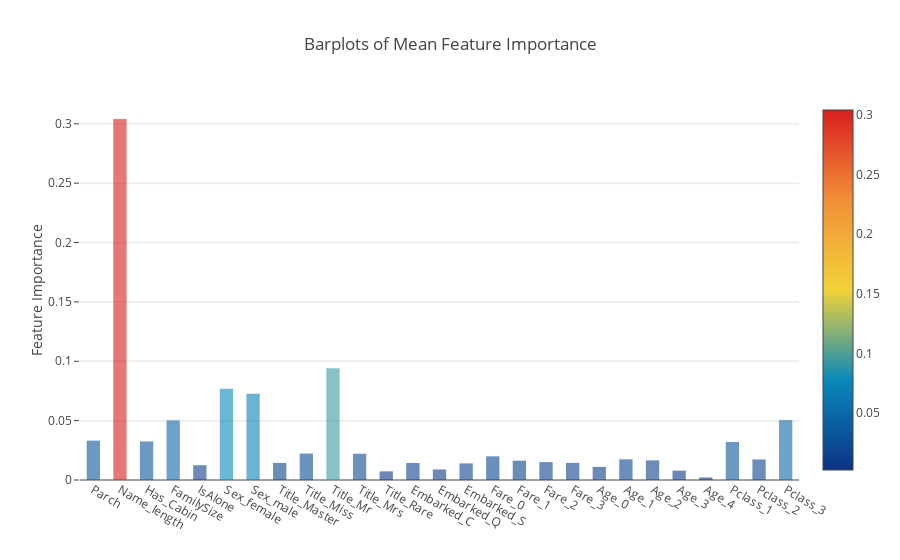

This figure's notebook cell:
### Markdown cell above
**Plotly Barplot of Average Feature Importances**

Having obtained the mean feature importance across all our classifiers, we can plot them into a Plotly bar plot as follows:

### Code cell
y = feature_dataframe['mean'].values
x = feature_dataframe['features'].values
data = [go.Bar(
            x= x,
             y= y,
            width = 0.5,
            marker=dict(
               color = feature_dataframe['mean'].values,
            colorscale='Portland',
            showscale=True,
            reversescale = False
            ),
            opacity=0.6
        )]

layout= go.Layout(
    autosize= True,
    title= 'Barplots of Mean Feature Importance',
    hovermode= 'closest',
#     xaxis= dict(
#         title= 'Pop',
#         ticklen= 5,
#         zeroline= False,
#         gridwidth= 2,
#     ),
    yaxis=dict(
        title= 'Feature Importance',
        ticklen= 5,
        gridwidth= 2
    ),
    showlegend= False
)
fig = go.Figure(data=data, layout=layout)
py.iplot(fig, filename='bar-direct-labels')

### Figure 1 — Plotly figure (JSON) as saved in the notebook; plotly's stock layout.template omitted (floating-point values rounded to 4 significant figures)
{"data": [{"marker": {"color": [0.03317, 0.304, 0.0325, 0.05025, 0.01249, 0.07686, 0.07265, 0.01438, 0.02229, 0.09411, 0.02214, 0.007292, 0.01435, 0.008874, 0.01399, 0.01994, 0.01629, 0.01507, 0.01442, 0.01105, 0.01743, 0.01655, 0.007901, 0.00217, 0.03206, 0.01734, 0.0504], "colorscale": "Portland", "reversescale": false, "showscale": true}, "opacity": 0.6, "type": "bar", "width": 0.5, "x": ["Parch", "Name_length", "Has_Cabin", "FamilySize", "IsAlone", "Sex_female", "Sex_male", "Title_Master", "Title_Miss", "Title_Mr", "Title_Mrs", "Title_Rare", "Embarked_C", "Embarked_Q", "Embarked_S", "Fare_0", "Fare_1", "Fare_2", "Fare_3", "Age_0", "Age_1", "Age_2", "Age_3", "Age_4", "Pclass_1", "Pclass_2", "Pclass_3"], "y": [0.03317, 0.304, 0.0325, 0.05025, 0.01249, 0.07686, 0.07265, 0.01438, 0.02229, 0.09411, 0.02214, 0.007292, 0.01435, 0.008874, 0.01399, 0.01994, 0.01629, 0.01507, 0.01442, 0.01105, 0.01743, 0.01655, 0.007901, 0.00217, 0.03206, 0.01734, 0.0504]}], "layout": {"autosize": true, "hovermode": "closest", "showlegend": false, "title": "Barplots of Mean Feature Importance", "yaxis": {"gridwidth": 2, "ticklen": 5, "title": "Feature Importance"}}}
